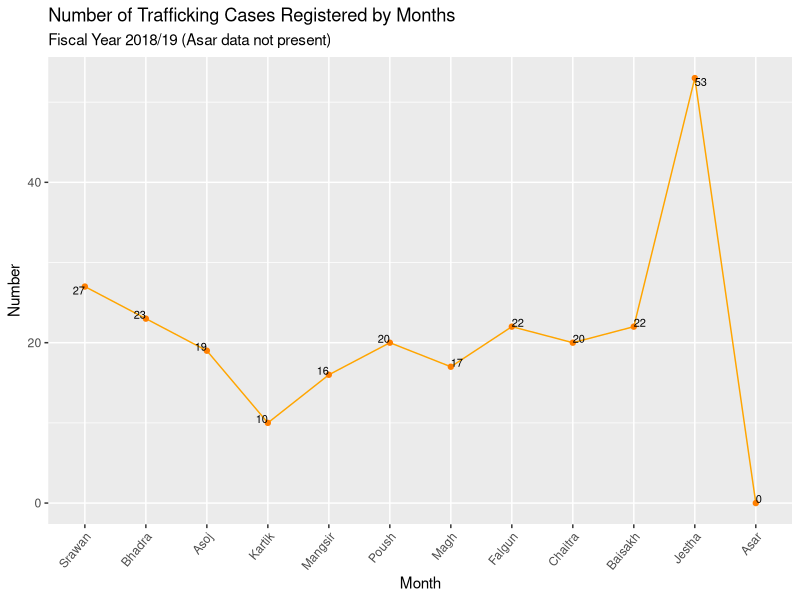

Reproduce this figure in R. (Note: this script raises an error after producing the figure.)
library(ggplot2)

#By Month
By_Month <- data.frame(Month=c("Srawan","Bhadra", "Asoj", "Kartik", "Mangsir", "Poush", "Magh","Falgun", "Chaitra", "Baisakh", "Jestha", "Asar"),
                       Number=c(27,23,19,10,16,20,17,22,20,22,53,0))

By_Month$Month <- factor(By_Month$Month, levels = By_Month$Month)

Cases_By_Month<-ggplot(By_Month, aes(x=Month, y=Number, group = 1)) + 
  geom_line(stat = "identity", color="orange") + geom_point(color="darkorange1") +
  geom_text(aes(label = round(Number, 1)),
            vjust = "inward", hjust = "outward", size=2.8,
            show.legend = FALSE)

Cases_By_Month <- Cases_By_Month + labs(title = "Number of Trafficking Cases Registered by Months",
                                      subtitle = "Fiscal Year 2018/19 (Asar data not present)")

Cases_By_Month + theme(axis.text.x = element_text(angle = 50, hjust = 1)) + ggsave("1.pdf")

#By State
By_State <- data.frame(State= c("State 1", "State 2", "State 3", "State 4(Gandaki)", "State 5", "State 6(Karnali)",
                                "State 7", "Valley", "Bureau"),
                       Fiscal_Year_2017_2018= c(51,23,21,6,91,6,26,39,42),
                       Fiscal_Year_2018_2019= c(40,15,15,5,33,7,26,33,16))

library(reshape2)

By_State <- melt(By_State, id.vars='State')

Dist_State <- ggplot(By_State, aes(x=State, y=value, fill=variable))+geom_bar(stat="identity", position = "dodge") +
  labs(title = "Number of Trafficking Cases Registered by State",
       subtitle = "FY 2075/75 - FY 2075/76") +
       theme(axis.text.x = element_text(angle = 50, hjust = 1)) + ggsave("2.pdf")

#By Region
Region1 <- data.frame(Region = c("EDR", "MDR", "WDR", "MWDR", "FWDR", "VALLEY", "BUREAU"),
                      Cases = c(33,39,38,31,19,55,12))

Region1$Region <- factor(Region1$Region, levels = Region1$Region)
region <- ggplot(Region1, aes(x=Region, y=Cases))+geom_bar(stat="identity", color="yellow", fill="salmon1") + 
  labs(title="Number of Trafficking cases in Nepal by Region", subtitle="FY 2016/2017")
region + ggsave("3.pdf")

#By Region in Percentage

Region1$fraction = Region1$Cases / sum(Region1$Cases)
Region1$ymax = cumsum(Region1$fraction)
Region1$ymin = c(0, head(Region1$ymax, n=-1))

Region1$Region <- factor(Region1$Region, levels = c("EDR", "MDR", "WDR", "MWDR", "FWDR", "VALLEY", "BUREAU"))

p1 = ggplot(Region1, aes(fill=Region, ymax=ymax, ymin=ymin, xmax=7, xmin=3))+
  geom_rect(color="blue")+
  coord_polar(theta="y")+
  xlim(c(1,7))

By_Region<-p1 + scale_fill_brewer("Region") +
  theme(axis.text.x=element_blank()) + theme(legend.position=c(0.97, .5)) +
  labs(title = "Number of Trafficking Cases in Nepal by Nepal Police by Region", subtitle="FY 2016/17") +
  theme(panel.grid=element_blank()) +
  theme(axis.text=element_blank()) +
  theme(axis.ticks=element_blank()) +
  theme(legend.title = element_text(size=9, face="bold")) +
  theme(legend.text = element_text(size = 6, face = "bold")) 

percentlabels<- round(100*(Region1$fraction), 2)

Dist_Region<- By_Region +
  geom_label(
    aes(label = percentlabels,
        x = 5.5,
        y = (ymin + ymax) / 2),
    inherit.aes = TRUE,
    show.legend = FALSE
  )

Dist_Region + ggsave("4.pdf")

#By Modus Operandi
library(tidyverse)
library(patchwork)

Pr <- data.frame(Modus_Operandi = c("Using Medicine", "Fake Marriage", "Threats", "Lure/Decption",
                                    "Employment", "Tourt/Travel", "Others"),
                 Fiscal_Year_2016_2017 = c(2,5,1,73,0,206,24),
                 Fiscal_Year_2017_2018 = c(9,18,31,385,58,37,0),
                 Fiscal_Year_2018_2019 = c(1,2,7,108,10,20,0))
Pr
l <- ggplot(Pr, aes(x=Modus_Operandi, y=Fiscal_Year_2016_2017))+
  geom_bar(stat='identity', fill="forestgreen")+
  ylab("Cases") + theme(axis.text.x = element_text(angle = 50, hjust = 1)) +
  labs(x="", subtitle="FY 2016/17")
l
m <- ggplot(Pr, aes(x=Modus_Operandi, y=Fiscal_Year_2017_2018))+
  geom_bar(stat='identity', fill="coral") + 
  theme(axis.text.x = element_text(angle = 50, hjust = 1)) +
  labs(y="", title="Trafficking Cases by Modus Operandi", subtitle="FY 2017/18")
m

n <- ggplot(Pr, aes(x=Modus_Operandi, y=Fiscal_Year_2018_2019))+
  geom_bar(stat='identity', fill="light blue")+
  theme(axis.text.x = element_text(angle = 50, hjust = 1)) +
  labs(x="", y="", subtitle="FY 2018/19")
n

l + m + n + plot_layout(widths = 3) + ggsave("5.pdf")
